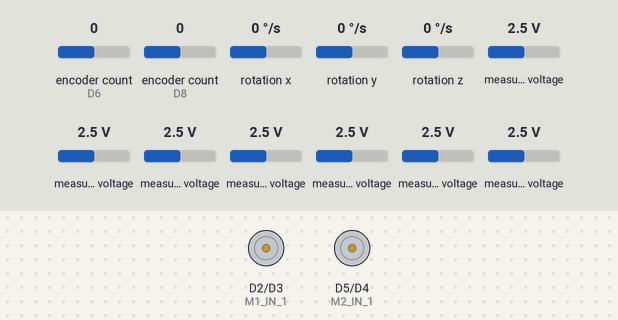
Simulated run of this sketch. Board: Arduino Nano 33 BLE. On the bench: motor-driver pin pairs drawn as motors (green arrow = first pin HIGH = forward, orange = second pin HIGH = backward, longer = more drive). Inputs (shaded band) come from the test bench; at power-on: measured voltage 2.5 V, encoder count (sensors on D6, D8) 0, rotation x 0 °/s, rotation y 0 °/s, rotation z 0 °/s. What the sketch prints to the serial monitor is not drawn.

Above: at 0.1 s.
At 3.4 s:
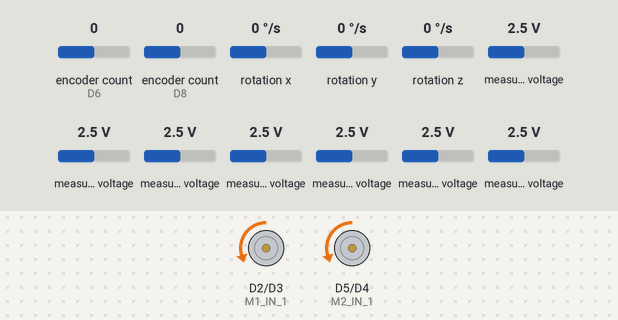
3.5 s: measured voltage (sensor 203) set to 2.8 V
5.0 s: measured voltage (sensor 203) set to 3.1 V
At 6.3 s:
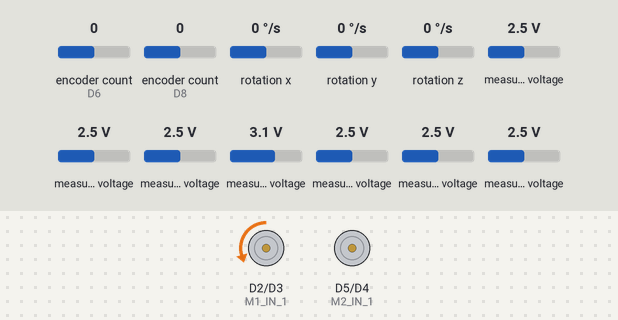
Timing chart, 0 to 8.0 s (numbered marks = the images above; inputs shaded):
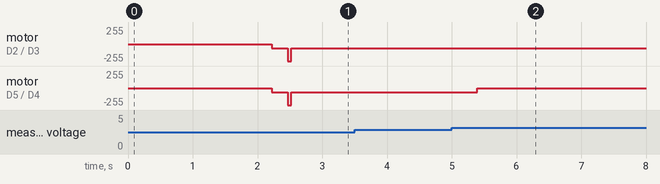

Measured:
- the behaviour switches between 2.9 and 3 V on measured voltage (sensor 203) (found by bisection; images 1 and 2)
- after the input at 5.0 s, motor on D5 (M2_IN_1) / D4 (M2_IN_2): backward 60/255 → stopped after 0.39 s

The sketch:

Integrated_Code_V1.1.ino
```cpp
#include <Adafruit_MCP3008.h>
#include <Encoder.h>
#include <Arduino_LSM9DS1.h>

//gyroscope data
float gx, gy, gz;
float I_gz;

float gz_offset = 0;
float gz_offset_s = 0;
long gz_time = 0;
float gz_deg = 0;   //degrees in the z direction
float gz_deg_adjusted = 0;
float gz_vel_old = 0;   //set initial gz value to 0 until it's set in the loop


//Intersection
int Intersections_Taken[50];
int Intersection_Count = 0;

//rotary encoder pins
const unsigned int M1_ENC_A = 6;
const unsigned int M1_ENC_B = 7;
const unsigned int M2_ENC_A = 8;
const unsigned int M2_ENC_B = 9;

//Rotary encoders
Encoder enc1(M1_ENC_A, M1_ENC_B);
Encoder enc2(M2_ENC_A, M2_ENC_B);

//Analog to digital converters
Adafruit_MCP3008 adc1;
Adafruit_MCP3008 adc2;

//sensor array - analog to digital converters
const unsigned int ADC_1_CS = A3;
const unsigned int ADC_2_CS = A2;

//motor control pins
const unsigned int M1_IN_1 = 2;
const unsigned int M1_IN_2 = 3;
const unsigned int M2_IN_1 = 5;
const unsigned int M2_IN_2 = 4;

const unsigned int M1_I_SENSE = A1;
const unsigned int M2_I_SENSE = A0;

const float M_I_COUNTS_TO_A = (3.3 / 1024.0) / 0.120;

const int reference_sig = 6;    //the center sensor - 7th sensor (sensors numbers range from 0-12)

const unsigned int MIN_PWM_VALUE = 0;   //minimum PWM value
const unsigned int MAX_PWM_VALUE = 255; //maximum PWM value not to be exceeded
const unsigned int PWM_VALUE = 60;      //Base moving speed for the robot (for testing purposes)

float last_error = 0;

//setting gain values
float kp = 2.4;
float ki = 0;
float kd = 0;
float P;
float I;
float D;
float t_old = 0;


// Basic Motor Control Commands

void PID_Motor_Control(int left, int right)
{
  analogWrite(M1_IN_1, 0);
  analogWrite(M1_IN_2, left);
  analogWrite(M2_IN_1, 0);
  analogWrite(M2_IN_2, right);
}

void M1_forward()
{
  analogWrite(M1_IN_1, 0);
  analogWrite(M1_IN_2, PWM_VALUE);
}

void M1_stop()
{
  analogWrite(M1_IN_1, 0);
  analogWrite(M1_IN_2, 0);
}

void M1_backward()
{
  analogWrite(M1_IN_1, PWM_VALUE);
  analogWrite(M1_IN_2, 0);
}

void M2_forward()
{
  analogWrite(M2_IN_1, 0);
  analogWrite(M2_IN_2, PWM_VALUE);
}

void M2_stop()
{
  analogWrite(M2_IN_1, 0);
  analogWrite(M2_IN_2, 0);
}

void M2_backward()
{
  analogWrite(M2_IN_1, PWM_VALUE);
  analogWrite(M2_IN_2, 0);
}

void moveStop()
{
    M1_stop();
    M2_stop();
}

void moveForward()
{
    M1_forward();
    M2_forward();
}

void moveBackward()
{
    M1_backward();
    M2_backward();
}

void turnRight()
{
    M1_forward();
    M2_stop();
}

void sharp_turnRight()
{
    M1_forward();
    M2_backward();
}

void turnLeft()
{
    M1_stop();
    M2_forward();
}

void sharp_turnLeft()
{
    M1_backward();
    M2_forward();
}

void setup(){

  float sum_gz = 0;
  unsigned long StartTime = millis();

  if (!IMU.begin()) {
    Serial.println("Failed to initialize IMU!");
    while (1);
  }

  Serial.begin(115200);
  pinMode(M1_IN_1, OUTPUT);
  pinMode(M1_IN_2, OUTPUT);
  pinMode(M2_IN_1, OUTPUT);
  pinMode(M2_IN_2, OUTPUT);

  adc1.begin(ADC_1_CS);
  adc2.begin(ADC_2_CS);

  for (int i = 0; i<238 ;i++)
  {
     if (IMU.gyroscopeAvailable())
     {
        IMU.readGyroscope(gx, gy, gz);
     }
     sum_gz = sum_gz + gz;
     delay(8.4);  //delay of 8.4 ms between readings
  }
  unsigned long EndTime = millis();
  gz_offset = sum_gz/(238*8.4);   //The correction for gz drift
  gz_offset_s = gz_offset/1000;

  unsigned long EllapsedTime = EndTime - StartTime;
}


//Turning functions uing gyroscope data
void Left_Turn(){
  int turn = 1;
  while(turn > 0){
  if (IMU.gyroscopeAvailable()) {
    IMU.readGyroscope(gx, gy, gz);
  }
   unsigned long newgyroTime = millis();
   float deltaTime = newgyroTime - gz_time; //The delta time since the last
   float deltaTimeS = deltaTime/1000;
   float new_gz_vel;
   float avg_gz_vel;

  if (gz_time != 0)
  {
    avg_gz_vel = ((gz - gz_offset) + gz_vel_old)/2;  //averaging the current gz velocity minus
    gz_deg = gz_deg + ((avg_gz_vel * deltaTimeS)); //integrating the average ang vel
    gz_deg_adjusted = gz_deg * 90/80;
    Serial.print(gz_deg_adjusted);
    Serial.println();
  }

  gz_time = newgyroTime;
  gz_vel_old = gz;

  if (gz_deg_adjusted >=  75)    //Ashley's Robot needs this to be 74
  {
    turnRight();
  }
  else
  {
    moveStop();
    return;
  }
 }
}

void Right_Turn(){
  int turn = 1;
  while(turn > 0){
  if (IMU.gyroscopeAvailable()) {
    IMU.readGyroscope(gx, gy, gz);
  }
   unsigned long newgyroTime = millis();
   float deltaTime = newgyroTime - gz_time; //The delta time since the last
   float deltaTimeS = deltaTime/1000;
   float new_gz_vel;
   float avg_gz_vel;

  if (gz_time != 0)
  {
    avg_gz_vel = ((gz - gz_offset) + gz_vel_old)/2;  //averaging the current gz velocity minus
    gz_deg = gz_deg + ((avg_gz_vel * deltaTimeS)); //integrating the average ang vel
    gz_deg_adjusted = gz_deg * 90/80;
    Serial.print(gz_deg_adjusted);
    Serial.println();
  }

  gz_time = newgyroTime;
  gz_vel_old = gz;

  if (gz_deg_adjusted >= - 75)    //Ashley's Robot needs this to be 74
  {
    turnRight();
  }
  else
  {
    moveStop();
    return;
  }
 }
}


//Put center of line algorithm into its own function
void CenterOfLine()
{

}

// A separate controller for the motor control based on ramp position input
void MotorController()
{

}

void loop()
{
  //initializing vaiables
  int adc_buf[13];
  int bin_buf[13];  // binary array for sensor array values

  //cutoff values for binary conversion - will vary for each robot
  int cutoff[13] = {600,600,600,600,600,600,600,600,600,600,600,650,700};

  int sensor_sum = 0; // sum of sensor positions reading the line
  int sensor_count = 0; // count of the sensors reading the line
  int right_sensor_count = 0; //count of the right sensors (positive error) reading the line
  int left_sensor_count = 0;  //count of the left sensors (negative error) reading the line
  int junction_case = 1;   //Turning cases - 1 = straight, 2 = right turn, 3 = left turn, 4 = t junction T, 5 = right t junction |- , 6 = left t junction -| , 7 = fourway,  8 = dead end
  int same_junction_count = 0;  //check to make sure that not turning around in a circle in junction cases 2 and 3
  int center_pos;   // center of line sensor position
  int error_sig;    // error signal
  float motorcontrol;


  int Intersection = 0;
  int dead_end = 0;

  // Reading sensor array values
  for (int i = 0, j = 0; i < 13; i = i + 2)
  {
    adc_buf[i] = adc1.readADC(j);
    if (i < 12)
    {
       adc_buf[i+1] = adc2.readADC(j);
    }
    j++;
  }

  // Convert sensor values to binary, increment sensor count and add sensor positions that are reading the line
  for (int i = 0; i<13 ; i++)
  {
    if (adc_buf[i]<cutoff[i]) //may need to adjust cutoffs for the white/black values
    {
      bin_buf[i] = 1;    //binary value of 1 for sensors that are reading the line
      sensor_sum = sensor_sum + i;
      sensor_count++;
      //increment right or left side sensor count depending on sensors reading the line
      if (i<6)
      {
        right_sensor_count++;
      }
      if (i>6)
      {
        left_sensor_count++;
      }
    }
    else
    {
      bin_buf[i] = 0;
    }
  }
  for(int i = 0; i < 13; i++){
    Serial.println(adc_buf[i]);
  }
//Added starting here
//Junction Key: 1 = right turn, 2 = right turn junction |- , 3 = left turn, 4 = left turn junction -| , 5 = T junction, 6 = + junction, 7 - dead end
  if(left_sensor_count > 3){
    moveForward();
    delay(50);
    moveStop();
    if(adc_buf[6] > cutoff[6]){
      Serial.println(" left turn ");
      Left_Turn();
      Intersection = 3;
      Intersections_Taken[Intersection_Count] = Intersection;
      Intersection_Count++;
    }
    if(adc_buf[6] < cutoff[6]){
      Serial.println(" left turn junction -| ");
      Intersection = 4;
      Intersections_Taken[Intersection_Count] = Intersection;
      Intersection_Count++;
    }
  }

  if (right_sensor_count > 3){
    moveForward();
    delay(100);
    moveStop();
    if(adc_buf[6] > cutoff[6]){
      Serial.println(" right turn ");
      Intersection = 1;
      Right_Turn();
      Intersections_Taken[Intersection_Count] = Intersection;
      Intersection_Count++;
    }
    if(adc_buf[6] < cutoff[6]){
      Serial.println(" right turn junction |- ");
      Intersection = 2;
      Intersections_Taken[Intersection_Count] = Intersection;
      Intersection_Count++;
    }
  }

  if(right_sensor_count > 3 && left_sensor_count > 3){
    moveForward();
    delay(100);
    moveStop();
    if(adc_buf[6] > cutoff[6]){
      Serial.println(" T Junction ");
      Intersection = 5;
      Intersections_Taken[Intersection_Count] = Intersection;
      Intersection_Count++;
    }
    if(adc_buf[6] < cutoff[6]){
      Serial.println(" Intersection + ");
      Intersection = 6;
      Intersections_Taken[Intersection_Count] = Intersection;
      Intersection_Count++;
    }
  }

  //dead end case
  if(sensor_count < 1){
    Intersection = 7;
    Intersections_Taken[Intersection_Count] = Intersection;
    Intersection_Count++;
  }

  /*for(int i = 0; i<5; i++){
    Serial.println(Intersections_Taken[i]);
  }
  */
//Added up until here


  // Calculating sensor average - need this for case that is not a junction
  if (sensor_count > 0)
  {
     center_pos = sensor_sum / sensor_count;
  }
  else
  {
     center_pos = - 1;
  }

  error_sig = reference_sig - center_pos;

  //start counting time for differentiation and integration values
  float t_new = micros();
  float deltaTime = 0;
  float deltaTimeS = 0;

  //don't start taking the difference in time for the first loop
  if (t_old > 0)
  {
      deltaTime = t_new - t_old;
  }
  else
  {
    deltaTime = 0; //no integral/derivative term for the first cycle of the loop since cannot take slope/area with one reading
  }


  deltaTimeS = deltaTime / 1000;

  // basic pid line line following when on the line
  if (error_sig != 7)
  {
    P = error_sig;
    I = I + (error_sig * deltaTimeS);
    D =  (error_sig - last_error) / deltaTimeS;  //difference
    last_error = error_sig;
    motorcontrol = P*kp + I*ki + D*kd;
  }
  else
  {
    I = 0;
    D = 0;
  }

  //Check the motor control signal being fed into the wheels

  //calculate left and right PWM values - change this to desired velocity/position setpoint
  int leftPWM = PWM_VALUE + motorcontrol;
  int rightPWM = PWM_VALUE - motorcontrol;

  //make sure PWM values are within the 0 to 25 range
  if (leftPWM > MAX_PWM_VALUE) {
    leftPWM = MAX_PWM_VALUE;
  }
  if (rightPWM > MAX_PWM_VALUE) {
    rightPWM = MAX_PWM_VALUE;
  }
  if (leftPWM < 0) {
    leftPWM = 0;
  }
  if (rightPWM < 0) {
    rightPWM = 0;
  }

  //stop PID control if the robot is off the line
  if (error_sig == 7) //stop the robot when it's off the line
  {
    leftPWM = 60;     //Without doing this, the robot
    rightPWM = 60;    //
    motorcontrol = 0; //
    moveStop();
  }
  else
  {
    PID_Motor_Control(leftPWM,rightPWM);
  }

  t_old = t_new;

  delay(50);    //delay of - may make sense to use RTOS
}
```
